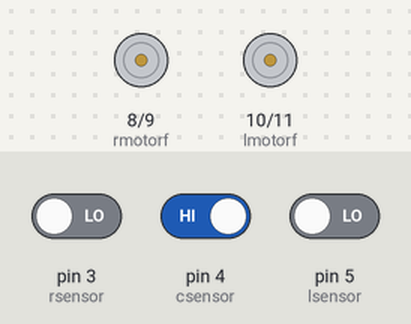
A sketch run on a simulated Arduino Uno, built with avr-gcc and run on an emulated ATmega328P. On the bench: motor-driver pin pairs drawn as motors (green arrow = first pin HIGH = forward, orange = second pin HIGH = backward, longer = more drive). Inputs (shaded band) come from the test bench; at power-on: pin 3 (rsensor) LOW, pin 4 (csensor) HIGH, pin 5 (lsensor) LOW.

Above: at 1.2 s.
1.3 s: pin 3 (rsensor) driven HIGH
At 1.8 s:
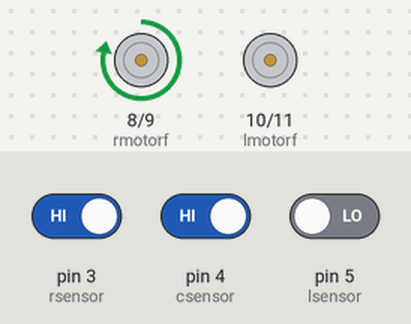
2.8 s: pin 4 (csensor) driven LOW
At 3.2 s:
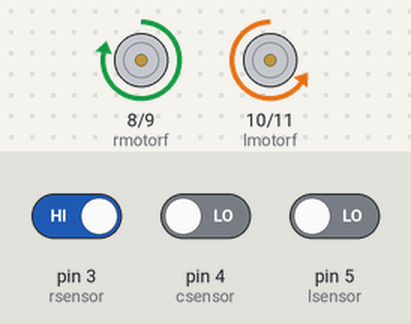
Timing chart, 0 to 2.9 s (numbered marks = the images above; inputs shaded):
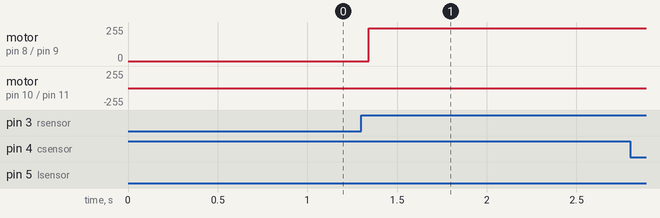

The sketch:

Line_follower_code.ino
```cpp
int lmotorf = 10;
int lmotorb = 11;
int rmotorf= 8;
int rmotorb =9;
int lsensor =5;
int csensor =4;
int rsensor =3;

void setup()
{
pinMode(lmotorf,OUTPUT);
pinMode(rmotorf,OUTPUT);
pinMode(lmotorb,OUTPUT);
pinMode(rmotorb,OUTPUT);
pinMode(lsensor,INPUT);
pinMode(csensor,INPUT);
pinMode(rsensor,INPUT);
}

void loop()
{

if((digitalRead(lsensor)==HIGH)&&(digitalRead(csensor)==LOW)&&(digitalRead(rsensor)==HIGH))
{
digitalWrite(lmotorf,HIGH);
digitalWrite(lmotorb,LOW);
digitalWrite(rmotorf,HIGH);
digitalWrite(rmotorb,LOW);
}
else if((digitalRead(lsensor)==HIGH)&&(digitalRead(csensor)==HIGH)&&(digitalRead(rsensor)==LOW))
{
//digitalWrite(lmotorf,HIGH);
digitalWrite(lmotorb,LOW);
digitalWrite(rmotorf,LOW);
digitalWrite(rmotorb,LOW);

  for(int s=255;s>=127;s--)
  {
    analogWrite(lmotorf,s);
  }
}
else if((digitalRead(lsensor)==LOW)&&(digitalRead(csensor)==HIGH)&&(digitalRead(rsensor)==HIGH))
{
digitalWrite(lmotorf,LOW);
digitalWrite(lmotorb,LOW);
//digitalWrite(rmotorf,HIGH);
digitalWrite(rmotorb,LOW);

  for(int s=255;s>=127;s--)
    {
      analogWrite(rmotorf,s);
    }
}
else if((digitalRead(lsensor)==HIGH)&&(digitalRead(csensor)==LOW)&&(digitalRead(rsensor)==LOW))
{
//digitalWrite(lmotorf,HIGH);
digitalWrite(lmotorb,LOW);
digitalWrite(rmotorf,LOW);
//digitalWrite(rmotorb,HIGH);

  for(int s=255;s>=127;s--)
    {
      analogWrite(rmotorb,s);
      analogWrite(lmotorf,s);
    }
}
else if((digitalRead(lsensor)==LOW)&&(digitalRead(csensor)==LOW)&&(digitalRead(rsensor)==HIGH))
{
digitalWrite(lmotorf,LOW);
//digitalWrite(lmotorb,HIGH);
//digitalWrite(rmotorf,HIGH);
digitalWrite(rmotorb,LOW);

  for(int s=255;s>=127;s--)
      {
        analogWrite(rmotorf,s);
        analogWrite(lmotorb,s);
      }
}
else if((digitalRead(lsensor)==LOW)&&(digitalRead(csensor)==LOW)&&(digitalRead(rsensor)==LOW))
{
digitalWrite(lmotorf,HIGH);
digitalWrite(lmotorb,LOW);
digitalWrite(rmotorf,HIGH);
digitalWrite(rmotorb,LOW);
}
else
{
digitalWrite(lmotorf,LOW);
digitalWrite(rmotorf,LOW);
digitalWrite(lmotorb,LOW);
digitalWrite(rmotorb,LOW);
}
}
```

Measured:
- after the input at 1.3 s, motor on pin 8 (rmotorf) / pin 9 (rmotorb): stopped → forward 246/255 at once
